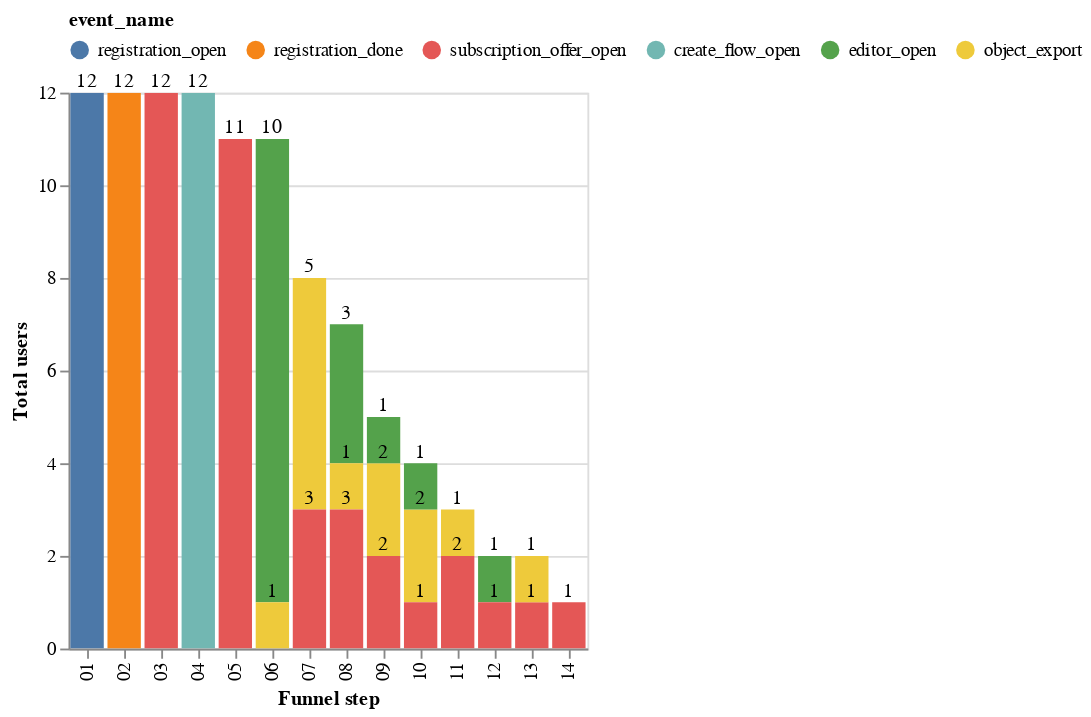

Notebook code cell kept with this figure:
### Code cell
DeepnoteChart(general_path, """{"layer":[{"layer":[{"mark":{"clip":true,"type":"bar","tooltip":true},"encoding":{"x":{"axis":{"title":"Funnel step"},"sort":null,"type":"nominal","field":"funnel_step","scale":{"type":"linear"},"stack":"zero"},"y":{"axis":{"title":"Total users"},"sort":null,"type":"quantitative","field":"total","scale":{"type":"linear"},"stack":"zero","format":{"type":"default","decimals":null},"aggregate":"sum","formatType":"numberFormatFromNumberType"},"color":{"sort":null,"type":"nominal","field":"event_name","scale":{"scheme":"tableau10"}}}},{"mark":{"dx":0,"dy":-1,"fill":"black","type":"text","align":"center","baseline":"bottom"},"encoding":{"x":{"axis":{"title":"Funnel step"},"sort":null,"type":"nominal","field":"funnel_step","scale":{"type":"linear"},"stack":"zero"},"y":{"axis":{"title":"Total users"},"sort":null,"type":"quantitative","field":"total","scale":{"type":"linear"},"stack":"zero","format":{"type":"default","decimals":null},"aggregate":"sum","formatType":"numberFormatFromNumberType"},"text":{"sort":null,"type":"quantitative","field":"total","aggregate":"sum"},"color":{"sort":null,"type":"nominal","field":"event_name","scale":{"scheme":"tableau10"}}}}]}],"title":"","config":{"legend":{"orient":"top"}},"$schema":"https://vega.github.io/schema/vega-lite/v5.json","encoding":{}}""")

### Figure 1 — Vega-Lite specification as saved in the notebook (floating-point values rounded to 4 significant figures)
{"$schema": "https://vega.github.io/schema/vega-lite/v5.json", "encoding": {}, "layer": [{"layer": [{"mark": {"type": "bar", "tooltip": true, "clip": true}, "encoding": {"x": {"field": "funnel_step", "type": "nominal", "sort": null, "axis": {"title": "Funnel step"}, "stack": "zero", "scale": {"type": "linear"}}, "y": {"field": "total", "type": "quantitative", "aggregate": "sum", "sort": null, "axis": {"title": "Total users"}, "stack": "zero", "scale": {"type": "linear"}, "formatType": "numberFormatFromNumberType", "format": {"type": "default", "decimals": null}}, "color": {"field": "event_name", "type": "nominal", "sort": null, "scale": {"scheme": "tableau10"}}}}, {"mark": {"type": "text", "align": "center", "baseline": "bottom", "fill": "black", "dx": 0, "dy": -1}, "encoding": {"x": {"field": "funnel_step", "type": "nominal", "sort": null, "axis": {"title": "Funnel step"}, "stack": "zero", "scale": {"type": "linear"}}, "y": {"field": "total", "type": "quantitative", "aggregate": "sum", "sort": null, "axis": {"title": "Total users"}, "stack": "zero", "scale": {"type": "linear"}, "formatType": "numberFormatFromNumberType", "format": {"type": "default", "decimals": null}}, "color": {"field": "event_name", "type": "nominal", "sort": null, "scale": {"scheme": "tableau10"}}, "text": {"field": "total", "type": "quantitative", "aggregate": "sum", "sort": null}}}]}], "title": "", "config": {"legend": {"orient": "top"}}, "data": {"values": [{"funnel_step": "01", "event_name": "registration_open", "android_users": 9, "apple_users": 3, "total": 12, "android_conversion": "100%", "apple_conversion": "100%"}, {"funnel_step": "02", "event_name": "registration_done", "android_users": 9, "apple_users": 3, "total": 12, "android_conversion": "100%", "apple_conversion": "100%"}, {"funnel_step": "03", "event_name": "subscription_offer_open", "android_users": 9, "apple_users": 3, "total": 12, "android_conversion": "100%", "apple_conversion": "100%"}, {"funnel_step": "04", "event_name": "create_flow_open", "android_users": 9, "apple_users": 3, "total": 12, "android_conversion": "100%", "apple_conversion": "100%"}, {"funnel_step": "05", "event_name": "subscription_offer_open", "android_users": 8, "apple_users": 3, "total": 11, "android_conversion": "89%", "apple_conversion": "100%"}, {"funnel_step": "06", "event_name": "editor_open", "android_users": 7, "apple_users": 3, "total": 10, "android_conversion": "78%", "apple_conversion": "100%"}, {"funnel_step": "07", "event_name": "object_export", "android_users": 4, "apple_users": 1, "total": 5, "android_conversion": "44%", "apple_conversion": "33%"}, {"funnel_step": "08", "event_name": "editor_open", "android_users": 2, "apple_users": 1, "total": 3, "android_conversion": "22%", "apple_conversion": "33%"}, {"funnel_step": "09", "event_name": "object_export", "android_users": 2, "apple_users": 0, "total": 2, "android_conversion": "22%", "apple_conversion": "0%"}, {"funnel_step": "09", "event_name": "subscription_offer_open", "android_users": 1, "apple_users": 1, "total": 2, "android_conversion": "11%", "apple_conversion": "33%"}, {"funnel_step": "10", "event_name": "object_export", "android_users": 1, "apple_users": 1, "total": 2, "android_conversion": "11%", "apple_conversion": "33%"}, {"funnel_step": "07", "event_name": "subscription_offer_open", "android_users": 2, "apple_users": 1, "total": 3, "android_conversion": "22%", "apple_conversion": "33%"}, {"funnel_step": "08", "event_name": "object_export", "android_users": 0, "apple_users": 1, "total": 1, "android_conversion": "0%", "apple_conversion": "33%"}, {"funnel_step": "06", "event_name": "object_export", "android_users": 1, "apple_users": 0, "total": 1, "android_conversion": "11%", "apple_conversion": "0%"}, {"funnel_step": "08", "event_name": "subscription_offer_open", "android_users": 3, "apple_users": 0, "total": 3, "android_conversion": "33%", "apple_conversion": "0%"}, {"funnel_step": "10", "event_name": "editor_open", "android_users": 1, "apple_users": 0, "total": 1, "android_conversion": "11%", "apple_conversion": "0%"}, {"funnel_step": "11", "event_name": "subscription_offer_open", "android_users": 2, "apple_users": 0, "total": 2, "android_conversion": "22%", "apple_conversion": "0%"}, {"funnel_step": "12", "event_name": "editor_open", "android_users": 1, "apple_users": 0, "total": 1, "android_conversion": "11%", "apple_conversion": "0%"}, {"funnel_step": "13", "event_name": "subscription_offer_open", "android_users": 1, "apple_users": 0, "total": 1, "android_conversion": "11%", "apple_conversion": "0%"}, {"funnel_step": "09", "event_name": "editor_open", "android_users": 1, "apple_users": 0, "total": 1, "android_conversion": "11%", "apple_conversion": "0%"}, {"funnel_step": "10", "event_name": "subscription_offer_open", "android_users": 1, "apple_users": 0, "total": 1, "android_conversion": "11%", "apple_conversion": "0%"}, {"funnel_step": "11", "event_name": "object_export", "android_users": 1, "apple_users": 0, "total": 1, "android_conversion": "11%", "apple_conversion": "0%"}, {"funnel_step": "12", "event_name": "subscription_offer_open", "android_users": 1, "apple_users": 0, "total": 1, "android_conversion": "11%", "apple_conversion": "0%"}, {"funnel_step": "13", "event_name": "object_export", "android_users": 1, "apple_users": 0, "total": 1, "android_conversion": "11%", "apple_conversion": "0%"}, {"funnel_step": "14", "event_name": "subscription_offer_open", "android_users": 1, "apple_users": 0, "total": 1, "android_conversion": "11%", "apple_conversion": "0%"}]}}
